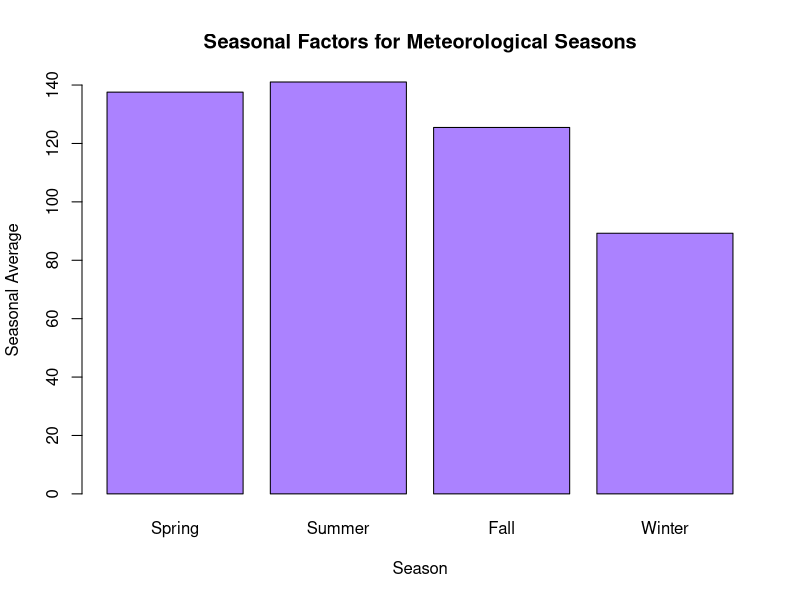
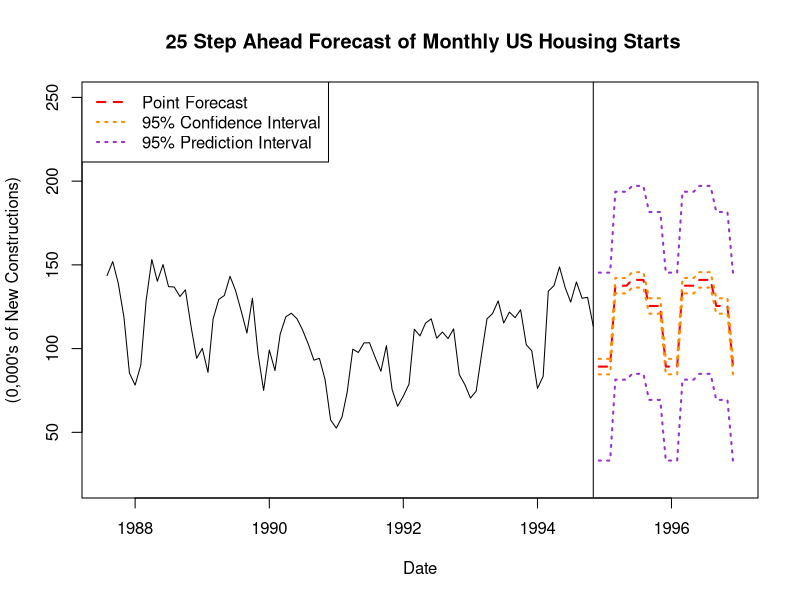

The R script that drew these images, in order: (Note: this script raises an error after producing the figures.)
rm(list = ls())

# Question 1 ------------------------------------------------------------------

y <- read.csv("ushstarts.csv")

date <- seq(as.Date("1946/1/1"), as.Date("1994/11/1"), by = "month")

T <- length(date)

s = 12

# Defining seasonal dummy variables 

nyears = ceiling(T/s) 

spring <- rep(c(0,0,1,1,1,0,0,0,0,0,0,0), nyears)
summer <- rep(c(0,0,0,0,0,1,1,1,0,0,0,0), nyears)
fall <- rep(c(0,0,0,0,0,0,0,0,1,1,1,0), nyears)
winter <- rep(c(1,1,0,0,0,0,0,0,0,0,0,1), nyears)

spring <- spring[1:T]
summer <- summer[1:T]
fall <- fall[1:T]
winter <- winter[1:T]

# Estimating the model 

seasmod <- lm(formula = y$hstarts ~ 0 + spring + summer + fall + winter)

summary(seasmod)

# Plotting the estimated seasonal factors 

seasonal.f <- coef(seasmod)

seasons <- c("Spring", "Summer", "Fall", "Winter")

barplot(seasonal.f,
        main = "Seasonal Factors for Meteorological Seasons",
        xlab = "Season",
        ylab = "Seasonal Average",
        names.arg=seasons,
        col = "mediumpurple1")

# Generating the values of the predictor variables at the forecasting horizon

h = 24
nyears.f = h/s + 1

spring.h <- rep(c(0,0,1,1,1,0,0,0,0,0,0,0), nyears)
summer.h <- rep(c(0,0,0,0,0,1,1,1,0,0,0,0), nyears)
fall.h <- rep(c(0,0,0,0,0,0,0,0,1,1,1,0), nyears)
winter.h <- rep(c(1,1,0,0,0,0,0,0,0,0,0,1), nyears)

spring.h <- spring.h[12:36]
summer.h <- summer.h[12:36]
fall.h <- fall.h[12:36]
winter.h <- winter.h[12:36]

xh = data.frame(spring.h,summer.h,fall.h,winter.h)
colnames(xh) = c('spring','summer','fall','winter')

# Generating point and interval forecasts 

point.forecast <- predict(seasmod, newdata = xh)
point.forecast <- c(rep(NA,T),point.forecast)

ci.forecast <- data.frame(predict(seasmod, newdata = xh, interval = 'confidence'))
pi.forecast <- data.frame(predict(seasmod, newdata = xh, interval = 'prediction'))

ci.forecast.lwr <- c(rep(NA,T),ci.forecast$lwr)
ci.forecast.upr <- c(rep(NA,T),ci.forecast$upr)

pi.forecast.lwr <- c(rep(NA,T),pi.forecast$lwr)
pi.forecast.upr <- c(rep(NA,T),pi.forecast$upr)

# Plotting point and interval forecasts

datenew <- seq(as.Date("1946/1/1"), as.Date("1996/12/1"), by = "month")
hstartsnew <- c(y$hstarts, rep(NA,25))

plot(datenew[500:612],hstartsnew[500:612], 
     main = " 25 Step Ahead Forecast of Monthly US Housing Starts", 
     xlab = "Date",
     ylab = "(0,000's of New Constructions)",
     ylim = c(20,250),
     type = "l",
     lwd = 1,
     col = "black") 
lines(datenew,point.forecast, type = 'l', lty = 'dashed', lwd = 2.0, col = "red")
lines(datenew,ci.forecast.lwr, type = 'l', lty = 'dotted', lwd =2.0, col = "darkorange")
lines(datenew,ci.forecast.upr, type = 'l', lty = 'dotted', lwd =2.0, col = "darkorange")
lines(datenew,pi.forecast.lwr, type = 'l', lty = 'dotted', lwd =2.0, col = "darkorchid")
lines(datenew,pi.forecast.upr, type = 'l', lty = 'dotted', lwd =2.0, col = "darkorchid")
abline (v = datenew[T])

legend(x = "topleft",
       legend = c("Point Forecast", "95% Confidence Interval", "95% Prediction Interval"),
       lty = c("dashed", "dotted", "dotted"),
       lwd = 2.0,
       col = c("red", "darkorange", "darkorchid"))

# Question 2 -------------------------------------------------------------------

rm(list = ls())

# Importing and plotting the data

install.packages("readxl")
library(readxl)

y = read_excel("5206002_expenditure_volume_measures.xls", sheet = "Data1", col_names = "cons", range = "FM11:FM248")

cons <- ts(y$cons, start = c(1959,3), end = c(2018,4), frequency = 4)

plot.ts(cons, 
        main = "Quarterly Household Final Consumption Expenditure from Q1 1959 to Q4 2018",
        ylab = "Millions of $AUD",
        xlab = "Date",
        col = "seagreen",
        lwd = 2.0)

# Computing decomposition and generating the seasonally adjusted series

cons.decomp <- decompose(cons, type = "multiplicative")

cons.sa <- cons/cons.decomp$seasonal

# Comparing series with the seasonally adjusted series from the excel spreadsheet

z = read_excel("5206002_expenditure_volume_measures.xls", sheet = "Data1", col_names = "cons.sa2", range = "CI11:CI248")

cons.sa2 <- ts(z$cons.sa2, start = c(1959,3), end = c(2018,4), frequency = 4)

par(mfrow=c(2,1))
plot.ts(cons.sa, 
        main = "Seasonally Adjusted Series from decompose()",
        ylab = "Millions of $AUD",
        xlab = "Date",
        col = "seagreen",
        lwd = 2.0)
plot.ts(cons.sa2, 
        main = "Seasonally Adjusted Series from ABS Spreadsheet",
        ylab = "Millions of $AUD",
        xlab = "Date",
        col = "deepskyblue",
        lwd = 2.0)
dev.off()
# Estimating quadratic trend model

T = length(cons.sa)
time = seq(1,T)
timesq = time^2

quadtrend <- lm(formula = cons.sa ~ time + timesq)

summary(quadtrend)

# Plotting fitted quadratic trend

plot(date,cons.sa, 
     main = " Fitted Quadratic Trend of Quarterly Household Consumption", 
     xlab = "Date",
     ylab = "Millions of US Dollars", 
     type = "l",
     lwd = 2.0,
     col = "deepskyblue") 
lines(date, predict(quadtrend), type = 'l', lty = "dashed", lwd = 2.0)

# Generating point and interval forecasts 

h <- 8
xh <- data.frame(time = seq(from = T+1, to = T+h), timesq = seq(from = T+1, to = T+h)^2)

cons.sa.new <- c(cons.sa,rep(NA,h))

date <- seq(as.Date("1959/9/1"), as.Date("2018/12/1"), by = "quarter")
date.for <- seq(date[T], by = "quarter", length.out = h+1)
date.for <- date.for[1:h+1]

datenew <- c(date,date.for) 

point.forecast <- predict(quadtrend, newdata = xh)
point.forecast <- c(rep(NA,T),point.forecast)

ci.forecast <- data.frame(predict(quadtrend, newdata = xh, interval = 'confidence', level = 0.80))
pi.forecast <- data.frame(predict(quadtrend, newdata = xh, interval = 'prediction', level = 0.80))

ci.forecast.lwr <- c(rep(NA,T),ci.forecast$lwr)
ci.forecast.upr <- c(rep(NA,T),ci.forecast$upr)

pi.forecast.lwr <- c(rep(NA,T),pi.forecast$lwr)
pi.forecast.upr <- c(rep(NA,T),pi.forecast$upr)

# Plotting point and interval forecasts

plot(datenew[200:T+h],cons.sa.new[200:T+h], 
     main = " Quadratic Trend 8 Step Ahead Forecast of Quarterly Household Consumption", 
     xlab = "Date",
     ylab = "Millions of US Dollars", 
     ylim = c(200000,300000),
     type = "l",
     lwd = 2.0,
     col = "deepskyblue") 
lines(datenew,point.forecast, type = 'l', lty = 'dashed', lwd = 2.0, col = "red")
lines(datenew,ci.forecast.lwr, type = 'l', lty = 'dotted', lwd =2.0, col = "darkorange")
lines(datenew,ci.forecast.upr, type = 'l', lty = 'dotted', lwd =2.0, col = "darkorange")
lines(datenew,pi.forecast.lwr, type = 'l', lty = 'dotted', lwd =2.0, col = "darkorchid")
lines(datenew,pi.forecast.upr, type = 'l', lty = 'dotted', lwd =2.0, col = "darkorchid")
lines(date, predict(quadtrend), type = 'l', lty = "dashed", lwd = 2.0)
abline (v = datenew[T])

legend(x = "topleft",
       legend = c("Point Forecast", "80% Confidence Interval", "80% Prediction Interval"),
       lty = c("dashed", "dotted", "dotted"),
       lwd = 2.0,
       col = c("red", "darkorange", "darkorchid"))

